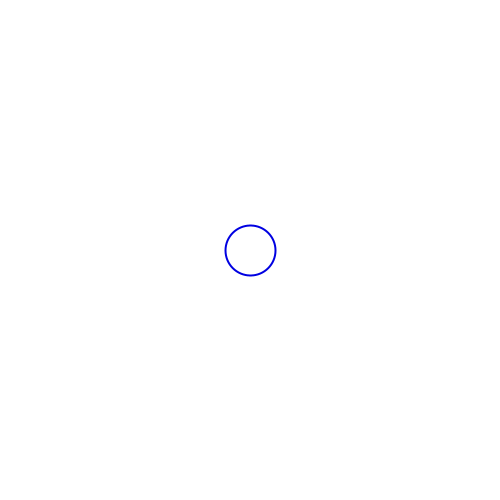
Frame 1 (no input)
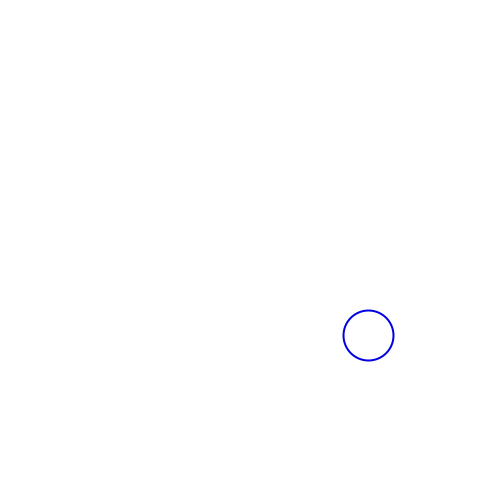
Frame 60 (the mouse pressed at the canvas centre just before this capture)
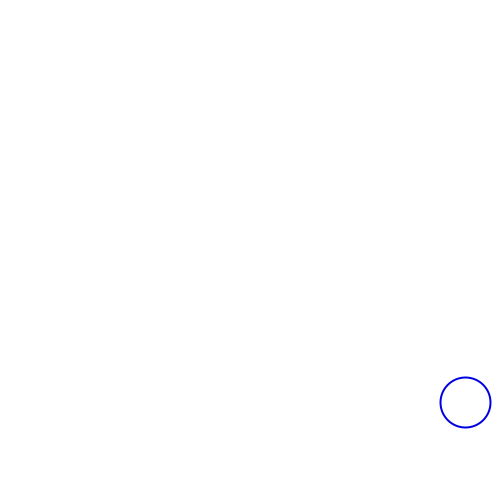
Frame 120 (the mouse held since frame 60 and released just before this capture)

The Processing sketch that drew these frames (run headless with seeded random() and noise(); from frame 60 on, the mouse is pressed at the canvas centre):

// Processing sketch: CRCP1310_06_Physics_Simulation
// ── CRCP1310_06_Physics_Simulation.pde
float x;
float y;
float d;

float speedX;
float speedY;

float g;
float damping;
float friction;

void setup() {
  size(500, 500);

  x = width / 2.0;
  y = height / 2.0;
  d = 50;

  speedX = 2;
  speedY = 0;

  g = 0.05;

  damping = 0.8;
  friction = 0.5;

  background(255);
}

void draw() {
  background(255);
  drawCircle();
  moveCircle();
  bounceCircle();
}

void drawCircle() {
  strokeWeight(2);
  stroke(0, 0, 225);
  noFill();
  ellipse(x, y, d, d);
}

void moveCircle() {
  x = x + speedX;
  y = y + speedY;

  speedY = speedY + g;
}

void bounceCircle() {
  if ((x + d / 2.0) >= width) {
    speedX = -speedX;
  } else if ((x - d / 2.0) <= 0) {
    speedX = -speedX;
  }

  if ((y + d / 2.0) >= height) {
    speedY = -speedY * damping;
    speedX = speedX * friction;
  } else if ((y - d / 2.0) <= 0) {
    speedY = -speedY * damping;
    speedX = speedX * friction;
  }
}
